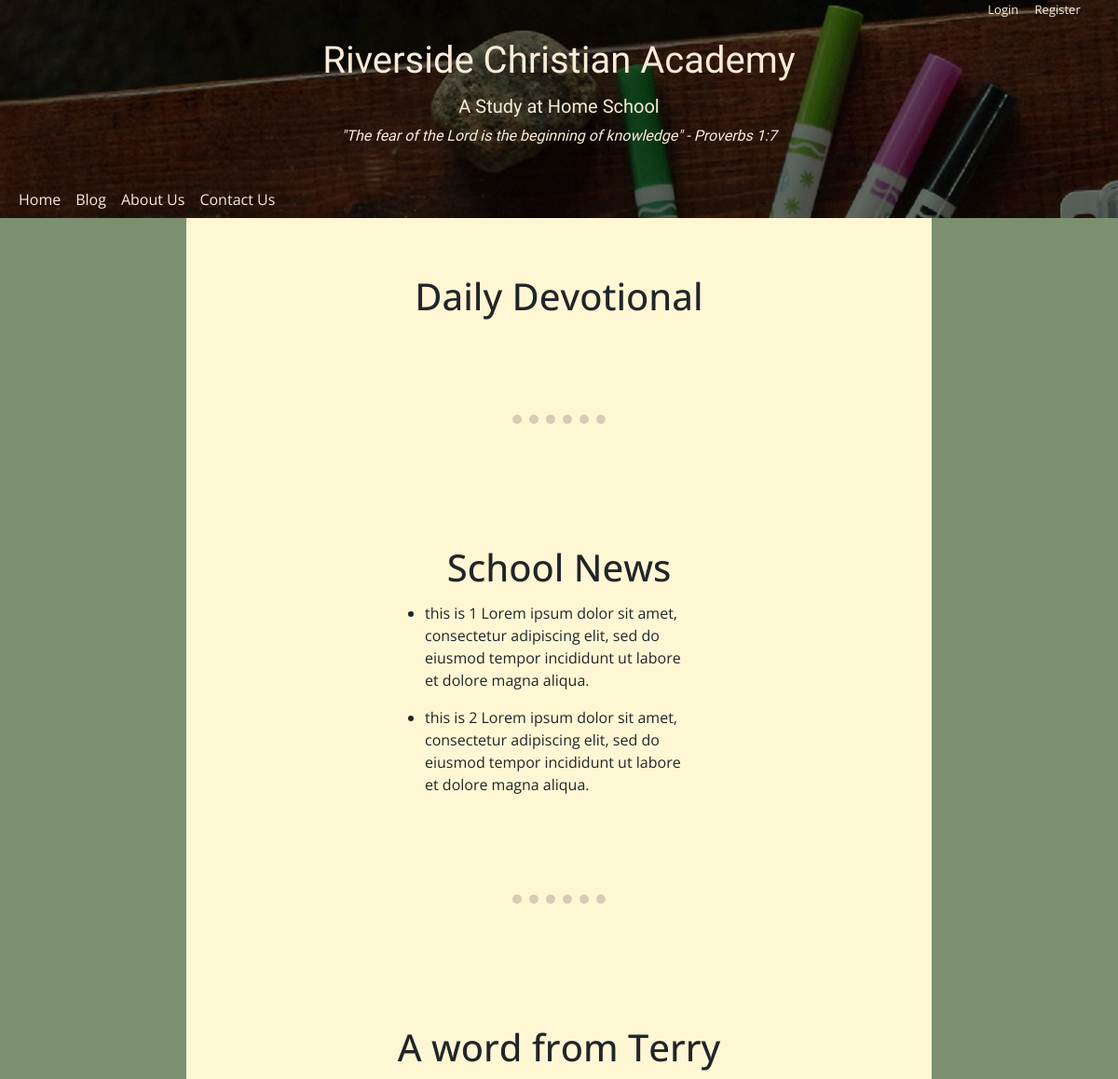
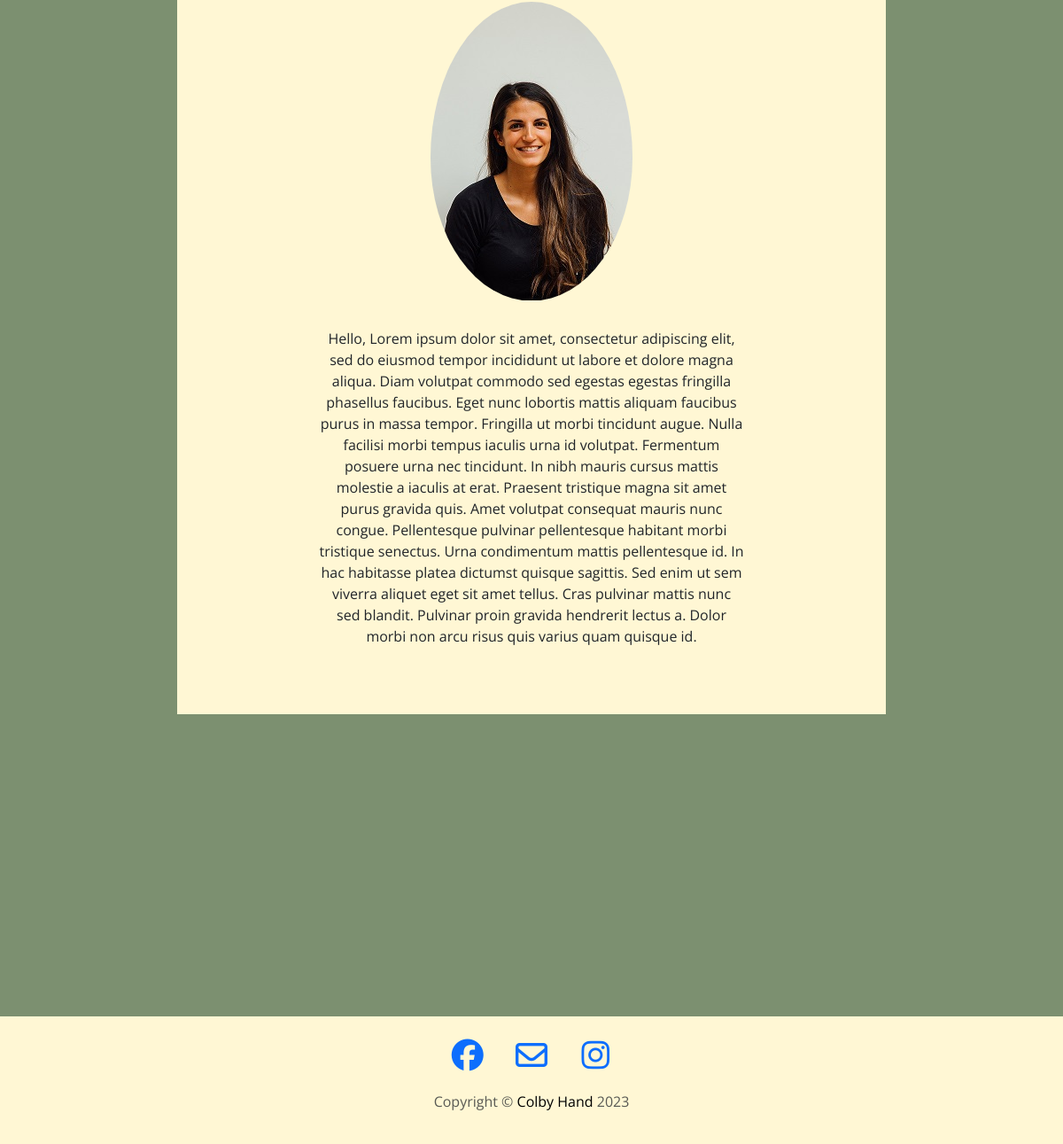
The page / on the database its author committed (2 pictures, top to bottom).
### main.py (models this page shows)
class NewsPost(db.Model):
    __tablename__ = "news"
    id = db.Column(db.Integer, primary_key=True)
    news_text = db.Column(db.Text, nullable=False)
    date = db.Column(db.String(250), nullable=False)

class WordPost(db.Model):
    __tablename__ = "word"
    id = db.Column(db.Integer, primary_key=True)
    body = db.Column(db.Text, nullable=False)
    date = db.Column(db.String(250), nullable=False)

### main.py (the view)
@app.route("/", methods=["GET", "POST"])
def home():
    todays_date = str(date.today())
    devotional = DevotionalPost.query.all()
    news = NewsPost.query.all()
    word = WordPost.query.get(1)
    return render_template("index.html", devotional_posts=devotional, news=news, word=word, todays_date=todays_date)

### templates/index.html (shortened to what this page needs)
{% include "header.html" %}
<div class="container col-lg-8 col-md-10 mx-auto">
    <div class="section">
        <h1>Daily Devotional</h1>
    </div>
    <hr>
</div>
<div class="container col-lg-8 col-md-10 mx-auto">
    <div class="section">
        <h1>School News</h1>
        <ul class="anouncements">
            {% for post in news %}
            <li>{{ post.news_text| safe }}</li>
            {% endfor %}
        </ul>
    </div>
    <hr>
</div>
<div class="container col-lg-8 col-md-10 mx-auto">
    <div class="section">
        <h1>A word from Terry</h1>
        <img id="terry-img" src="../static/images/terry.jpg" class="img-fluid" alt="terry-img">
        <p>{{ word.body| safe }}</p>
    </div>
</div>
{% include "footer.html" %}

### static/CSS/styles.css (style rules this page uses)
body { font-family: 'Open Sans', sans-serif; text-align: center; background-color: #7C9070; border-top: 0cap; }
h1 { padding-bottom: 1%; }
hr { border-style: dotted; width: 100px; border-left: 0; border-bottom: 0; border-right: 0; border-width: 10px; border-color: #515353; margin: 50px auto 50px; }
.container { background-color: #FFF7D4; padding: 20px 0px; }
.section { padding: 5% 20%; }
.anouncements { padding: 0% 20%; text-align: left; }
#terry-img { border-radius: 50%; padding-bottom: 3%; }

### rows shown on the page
NewsPost: news_text "this is 1 Lorem ipsum dolor sit amet, consectetur adipiscing elit, sed do eiusmod tempor incididunt ut labore et dolore magna aliqua."
NewsPost: news_text "this is 2 Lorem ipsum dolor sit amet, consectetur adipiscing elit, sed do eiusmod tempor incididunt ut labore et dolore magna aliqua."
WordPost: body "Hello, Lorem ipsum dolor sit amet, consectetur adipiscing elit, sed do eiusmod tempor incididunt ut labore et dolore magna aliqua. Diam volutpat commodo sed egestas egestas fringilla phasellus faucibus. Eget nunc lobortis mattis aliquam faucibus purus in massa tempor. Fringilla ut morbi tincidunt augue. Nulla facilisi morbi tempus iaculis urna id volutpat. Fermentum posuere urna nec tincidunt. In nibh mauris cursus mattis molestie a iaculis at erat. Praesent tristique magna sit amet purus gravida quis. Amet volutpat consequat mauris nunc congue. Pellentesque pulvinar pellentesque habitant morbi tristique senectus. Urna condimentum mattis pellentesque id. In hac habitasse platea dictumst…"
